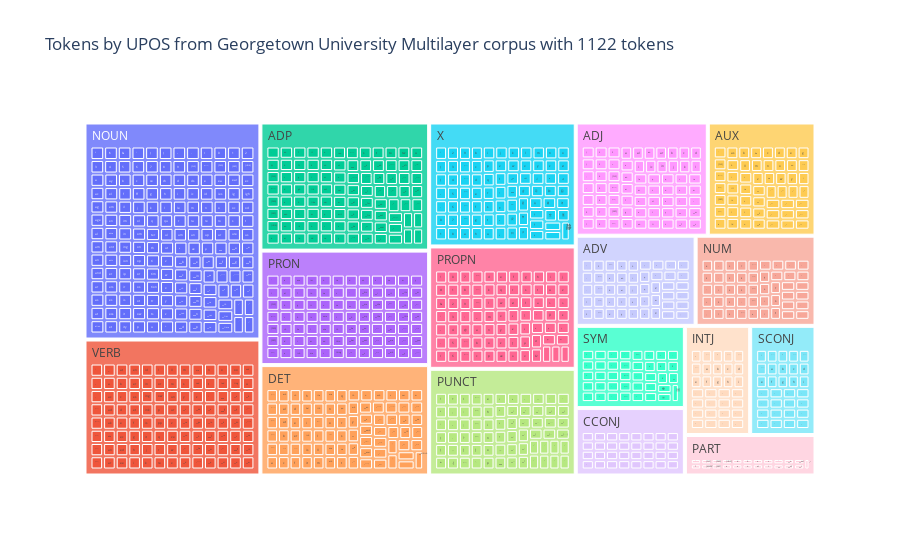

Notebook code cell kept with this figure:
### Code cell
vocab_df["count"] = 1  # one per token
fig = px.treemap(vocab_df,
                 path=["UPOS", "TOKEN"],
                 values="count",
                 title=f"Tokens by UPOS from Georgetown University Multilayer corpus with {len(vocab_df)} tokens",)

fig.show()

### Figure 1 — Plotly figure (JSON) as saved in the notebook; plotly's stock layout.template omitted (floating-point values rounded to 4 significant figures; data arrays with more than 128 entries replaced by an {"elided": "..."} marker saying what was removed)
{"data": [{"branchvalues": "total", "domain": {"x": [0, 1], "y": [0, 1]}, "hovertemplate": "labels=%{label}<br>count=%{value}<br>parent=%{parent}<br>id=%{id}<extra></extra>", "ids": {"elided": "1139 str values"}, "labels": {"elided": "1139 str values"}, "name": "", "parents": {"elided": "1139 str values"}, "type": "treemap", "values": {"elided": "1139 int values"}}], "layout": {"legend": {"tracegroupgap": 0}, "title": {"text": "Tokens by UPOS from Georgetown University Multilayer corpus with 1122 tokens"}}}
